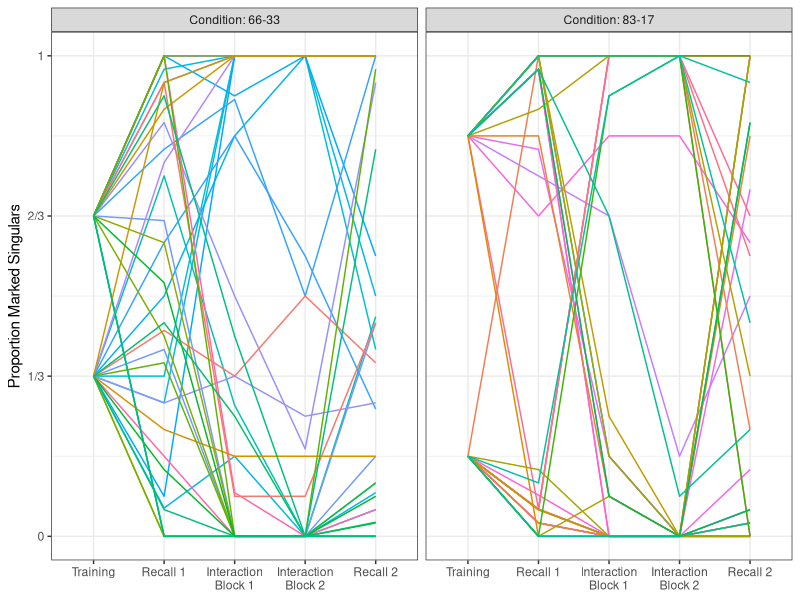
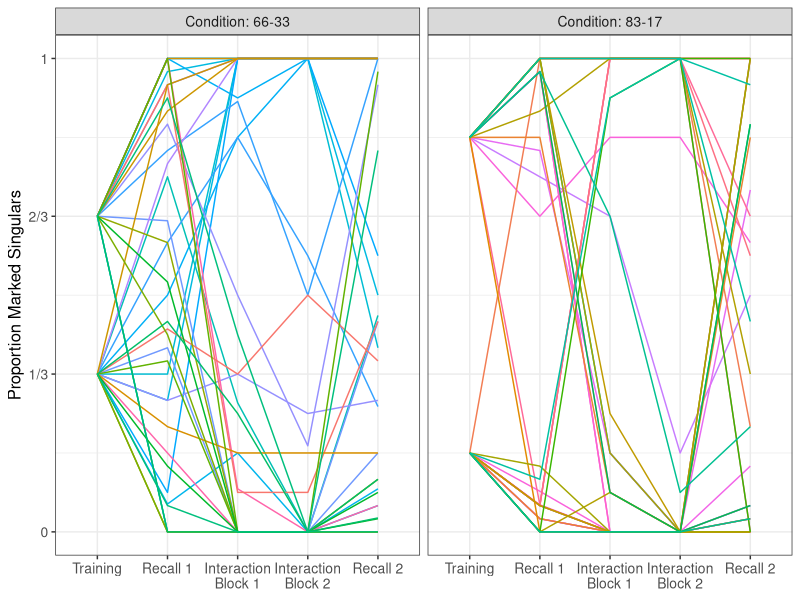

The R source for these figures, in order: (Note: this script raises an error after producing the figures.)
## ---- chunk 1
knitr::opts_chunk$set(echo = TRUE, warning=FALSE)

library(ggplot2)


data.directory = 'RawData/'

my.colours <- c("#EA7D00","#006DE9","#808080")

set.seed(67601)

## ---- chunk 2
exp1.data <- read.csv("ProcessedData/Experiment1Data.csv")

#put Block in desired order
exp1.data$Block <- factor(exp1.data$Block,
                               levels=c("Training",
                                        "Recall 1",
                                        "Interaction Block 1",
                                        "Interaction Block 2",
                                        "Recall 2"))

#Required to avoid overlapping text in some plots
exp1.data$BlockNewlines <- plyr::revalue(exp1.data$Block,
                                   c("Interaction Block 1"="Interaction\nBlock 1",
                                      "Interaction Block 2"="Interaction\nBlock 2"))


#I want Pair as a factor
#Note: pairs 60-102 collected at Edinburgh, 151-190 collected at Warwick
exp1.data$Pair <- as.factor(exp1.data$Pair)

plyr::ddply(exp1.data,~Condition,plyr::summarise,Current_N=length(unique(Pair)))

## ---- chunk 3
exp1.by.pair.scores <- aggregate(Score~Condition+Block+Pair,data=subset(exp1.data,Block %in% c("Interaction Block 1", "Interaction Block 2")),FUN=sum)

aggregate(Score~Condition,data=exp1.by.pair.scores,FUN=mean)

aggregate(Score~Block+Condition,data=exp1.by.pair.scores,FUN=mean)
## ---- chunk 4
#We only want to analyse singulars
exp1.data.singulars <- subset(exp1.data,Number==1)
exp1.data.by.block <- aggregate(data=exp1.data.singulars,
                                       Marked~Condition + Pair + Block + BlockNewlines + Participant + ParticipantID,
                                       FUN=mean)

exp1.data.by.block <- plyr::rename(exp1.data.by.block,c("Marked"="ProportionMarkedSingulars"))

exp1.data.by.block$Condition <- plyr::revalue(exp1.data.by.block$Condition,
                                                 c("66-33"="Condition: 66-33",
                                                   "83-17"="Condition: 83-17"))

## ---- chunk 5
#All data
ggplot(data=exp1.data.by.block, aes(x=BlockNewlines, y=ProportionMarkedSingulars, group=ParticipantID, colour=Pair,ymin=0,ymax=1)) +
  theme_bw() + 
  facet_wrap(~Condition, ncol=4) +
  geom_line() +
  ylab("Proportion Marked Singulars") + 
  theme(axis.title.x = element_blank()) +
  theme(legend.position="none") + 
  scale_y_continuous(breaks=seq(0,1,1/3),labels=c("0","1/3","2/3","1"))
## ---- chunk 6
#All data - plot for figure, output not included in markdown
ggplot(data=exp1.data.by.block, aes(x=BlockNewlines, y=ProportionMarkedSingulars, group=ParticipantID, colour=Pair,ymin=0,ymax=1)) +
  theme_bw() + 
  facet_wrap(~Condition, ncol=4) +
  geom_line() +
  ylab("Proportion Marked Singulars") + 
  theme(axis.title.x = element_blank()) +
  theme(axis.title.y  = element_text(size=12)) +
  theme(axis.text.y  = element_text(size=10)) +
  theme(axis.text.x  = element_text(size=10)) +
  theme(strip.text.x = element_text(size=10))+
  theme(legend.position="none") + 
  scale_y_continuous(breaks=seq(0,1,1/3),labels=c("0","1/3","2/3","1")) +
  ggsave(file="Plots/Exp1NumMarkingByParticipant.pdf",width=8, height=3)
## ---- chunk 7
#For faccetted by-pair plot, need to add a DummyPair column so that the facets work out nicely - this is a little clumsy, but simplest way to do this seems to be to split by condition and convert Pair factor to integers
exp1.data.by.block.6633 <- subset(exp1.data.by.block,Condition=='Condition: 66-33')

exp1.data.by.block.6633$DummyPair <- droplevels(exp1.data.by.block.6633$Pair)

#change levels to integers
levels(exp1.data.by.block.6633$DummyPair) <- 1:length(levels(exp1.data.by.block.6633$DummyPair))

#ditto for other condition
exp1.data.by.block.8317 <- subset(exp1.data.by.block,Condition=='Condition: 83-17')

exp1.data.by.block.8317$DummyPair <- droplevels(exp1.data.by.block.8317$Pair)

#change levels to integers
levels(exp1.data.by.block.8317$DummyPair) <- 1:length(levels(exp1.data.by.block.8317$DummyPair))

#and recombine
exp1.data.by.block.dummyp <- rbind(exp1.data.by.block.6633,exp1.data.by.block.8317)
## ---- chunk 8
#By-pair figure
ggplot(data=exp1.data.by.block.dummyp, aes(x=BlockNewlines, y=ProportionMarkedSingulars, group=ParticipantID, colour=Pair,ymin=0,ymax=1)) +
  theme_bw() + 
  facet_grid(DummyPair ~ Condition) +
  geom_line() +
  ylab("Proportion Marked Singulars") + 
  theme(legend.position="none") + 
  scale_y_continuous(breaks=seq(0,1,1/3),labels=c("0","1/3","2/3","1")) +
  theme(strip.text.y = element_blank()) + 
  theme(axis.title.x = element_blank()) 
## ---- chunk 9
#By-pair figure for paper
ggplot(data=exp1.data.by.block.dummyp, aes(x=BlockNewlines, y=ProportionMarkedSingulars, group=ParticipantID, colour=Pair,ymin=0,ymax=1)) +
  theme_bw() + 
  facet_grid(DummyPair ~ Condition) +
  geom_line() +
  ylab("Proportion Marked Singulars") + 
  theme(legend.position="none") + 
  scale_y_continuous(breaks=seq(0,1,1/3),labels=c("0","1/3","2/3","1")) +
  theme(strip.text.y = element_blank()) + 
  theme(axis.title.x = element_blank()) +
  ggsave(file="Plots/Exp1NumMarkingByPair.pdf",width=8, height=10)
## ---- chunk 10
#Means and CIs
ggplot(data=exp1.data.by.block, aes(x=Participant, y=ProportionMarkedSingulars, group=Participant, shape=Participant,fill=Participant)) +
  theme_bw() + 
  facet_grid(Condition~Block) +
  stat_summary(geom='bar', fun.y='mean', position='dodge',colour='black') +
  stat_summary(geom='errorbar',fun.data='mean_cl_boot',fun.ymin="min", fun.ymax="max",colour="black",width=0.1) +
  #stat_summary(geom='errorbar',colour="black",width=0.1) +
  stat_summary(geom='point', fun.y='mean', position='dodge',colour='black') +
  scale_fill_manual(values=c(my.colours[2],my.colours[1],my.colours[3])) +
  coord_cartesian(ylim=c(0,1)) +
  scale_y_continuous(breaks=seq(0,1,1/3),labels=c("0","1/3","2/3","1")) +
  ylab("Proportion Marked Singulars") + 
  theme(axis.title.x = element_blank()) +
  theme(legend.position="none") 
## ---- chunk 11
#Means and CIs - for paper

ggplot(data=exp1.data.by.block, aes(x=Participant, y=ProportionMarkedSingulars, group=Participant, shape=Participant,fill=Participant)) +
  theme_bw() + 
  facet_grid(Condition~Block) +
  stat_summary(geom='bar', fun.y='mean', position='dodge',colour='black') +
  stat_summary(geom='errorbar',fun.data='mean_cl_boot',fun.ymin="min", fun.ymax="max",colour="black",width=0.1) +
  stat_summary(geom='point', fun.y='mean', position='dodge',colour='black') +
  scale_fill_manual(values=c(my.colours[2],my.colours[1],my.colours[3])) +
  coord_cartesian(ylim=c(0,1)) +
  scale_y_continuous(breaks=seq(0,1,1/3),labels=c("0","1/3","2/3","1")) +
  ylab("Proportion Marked Singulars") + 
  theme(axis.title.x = element_blank()) +
  theme(axis.title.y  = element_text(size=13)) +
  theme(axis.text.y  = element_text(size=11)) +
  theme(axis.text.x  = element_text(size=11)) +
  theme(strip.text.x = element_text(size=11))+
  theme(strip.text.y = element_text(size=11))+
  theme(legend.position="none") + 
  ggsave(file="Plots/Exp1NumMarking.pdf",width=8, height=4)
## ---- chunk 12
systematic.users <- subset(exp1.data.by.block,Block=="Recall 1" & (ProportionMarkedSingulars==1 | ProportionMarkedSingulars==0))
plyr::ddply(systematic.users,~Condition,plyr::summarise,Current_N=length(unique(Pair)))
## ---- chunk 13
systematic.users <- subset(exp1.data.by.block,Block=="Interaction Block 2" & (ProportionMarkedSingulars==1 | ProportionMarkedSingulars==0))
plyr::ddply(systematic.users,~Condition,plyr::summarise,Current_N=length(unique(Pair)))
## ---- chunk 14
#In order to count convergence on systematic use/non-use, aggregating over participants in each pair
exp1.data.by.block.agg <- aggregate(ProportionMarkedSingulars~Condition+Pair+Block,data=exp1.data.by.block,FUN=mean)
systematic.user.pairs <- subset(exp1.data.by.block.agg,Block=="Interaction Block 2" & ProportionMarkedSingulars==1)
plyr::ddply(subset(systematic.user.pairs),~Condition,plyr::summarise,Current_N=length(unique(Pair)))


systematic.nonuser.pairs <- subset(exp1.data.by.block.agg,Block=="Interaction Block 2" & ProportionMarkedSingulars==0)
plyr::ddply(subset(systematic.nonuser.pairs),~Condition,plyr::summarise,Current_N=length(unique(Pair)))
## ---- chunk 15
#The most convenient way to calculate differences from block to block is to restructure the data to wide format.
#BlockNewlines causes irritation here, so selecting it out
exp1.change.data <- tidyr::spread(data=dplyr::select(exp1.data.by.block,-BlockNewlines),Block,ProportionMarkedSingulars)

exp1.change.data$ChangeTrainingRecall1 <- exp1.change.data$'Recall 1' - exp1.change.data$'Training'

exp1.change.data$ChangeRecall1Interaction2 <- exp1.change.data$'Interaction Block 2'-exp1.change.data$'Recall 1'

exp1.change.data$ChangeRecall1Recall2 <- exp1.change.data$'Recall 2'-exp1.change.data$'Recall 1'


#convert back to long format for plotting
exp1.change.data.for.plotting <- dplyr::select(exp1.change.data,-Training,-'Recall 1',-'Recall 2',-'Interaction Block 1',-'Interaction Block 2')

exp1.change.data.for.plotting <- tidyr::gather(exp1.change.data.for.plotting,
BlockToBlock,Change,ChangeTrainingRecall1,ChangeRecall1Interaction2,ChangeRecall1Recall2)

#Make column names more user-friendly
exp1.change.data.for.plotting$BlockToBlock <- plyr::revalue(exp1.change.data.for.plotting$BlockToBlock,
                                                   c("ChangeTrainingRecall1"="Training to Recall 1",
                                                     "ChangeRecall1Interaction2"="Recall 1 to Interaction Block 2",
                                                     "ChangeRecall1Recall2"="Recall 1 to Recall 2"))

#I often want to plot Both Ps as well as P1 and P2 - to do this, I am duplicating the data amnd labelling the duplicate as "Both Ps" in the Participant column
exp1.change.data.for.plotting.Pscombined <- exp1.change.data.for.plotting
exp1.change.data.for.plotting.Pscombined$Participant <- "Both Ps"
exp1.change.data.for.plotting.combined <- rbind(exp1.change.data.for.plotting,exp1.change.data.for.plotting.Pscombined)
#Reorder the levels so that the BothPs data is last
exp1.change.data.for.plotting.combined$Participant <- factor(exp1.change.data.for.plotting.combined$Participant,levels=c("P1","P2","Both Ps"))

#I also want to show the effect for the two conditions combined, since there is often no difference between conditions - again, I duplicate the dataframe and label the Condition column for the combined dataframe as "Both Conditions"
exp1.change.data.for.plotting.Cscombined <- exp1.change.data.for.plotting.combined
exp1.change.data.for.plotting.Cscombined$Condition <- "Both Conditions"
exp1.change.data.for.plotting.combined <- rbind(exp1.change.data.for.plotting.combined,exp1.change.data.for.plotting.Cscombined)
#Reorder the levels so that the Both Conditions data is first
exp1.change.data.for.plotting.combined$Condition <- relevel(exp1.change.data.for.plotting.combined$Condition,ref=c("Both Conditions"))

#Reorder the levels ot BlockToBlock so that they reflect experiment order
exp1.change.data.for.plotting.combined$BlockToBlock <- factor(exp1.change.data.for.plotting.combined$BlockToBlock,levels=c("Training to Recall 1","Recall 1 to Interaction Block 2","Recall 1 to Recall 2"))

## ---- chunk 16
ggplot(data=subset(exp1.change.data.for.plotting.combined,BlockToBlock=="Training to Recall 1"), aes(x=Participant, y=Change, fill=Participant)) +
  theme_bw() + 
  facet_grid(. ~ Condition) +
  geom_boxplot() +
  scale_fill_manual(values=c(my.colours[2],my.colours[1],my.colours[3])) +
  scale_y_continuous(limits = c(-1,1.1),breaks=seq(-1,1,1/3),labels=c("-1","-2/3","-1/3","0","+1/3","+2/3","+1")) +
  ylab("Change") + 
  theme(axis.title.x = element_blank()) +
  theme(legend.position="none") + 
  ggtitle("Training to Recall 1") 
## ---- chunk 17
wilcox.test(subset(exp1.change.data,Condition=="Condition: 66-33")$ChangeTrainingRecall1, 
            subset(exp1.change.data,Condition=="Condition: 83-17")$ChangeTrainingRecall1) 
## ---- chunk 18
wilcox.test(subset(exp1.change.data,Participant=="P1")$ChangeTrainingRecall1, 
            subset(exp1.change.data,Participant=="P2")$ChangeTrainingRecall1) 
## ---- chunk 19
wilcox.test(exp1.change.data$ChangeTrainingRecall1) 
## ---- chunk 20
wilcox.test(subset(exp1.change.data,Participant=="P1")$ChangeTrainingRecall1)
wilcox.test(subset(exp1.change.data,Participant=="P2")$ChangeTrainingRecall1)
## ---- chunk 21
wilcox.test(subset(exp1.change.data,Condition=="Condition: 66-33" & Participant=="P1")$ChangeTrainingRecall1, 
            subset(exp1.change.data,Condition=="Condition: 66-33" & Participant=="P2")$ChangeTrainingRecall1) 
wilcox.test(subset(exp1.change.data,Condition=="Condition: 83-17" & Participant=="P1")$ChangeTrainingRecall1, 
            subset(exp1.change.data,Condition=="Condition: 83-17" & Participant=="P2")$ChangeTrainingRecall1) 

## ---- chunk 22
wilcox.test(subset(exp1.change.data,Condition=="Condition: 66-33")$ChangeTrainingRecall1) 
wilcox.test(subset(exp1.change.data,Condition=="Condition: 83-17")$ChangeTrainingRecall1) 
## ---- chunk 23
wilcox.test(subset(exp1.change.data,Condition=="Condition: 66-33" & Participant=="P1")$ChangeTrainingRecall1)
wilcox.test(subset(exp1.change.data,Condition=="Condition: 66-33" & Participant=="P2")$ChangeTrainingRecall1)

wilcox.test(subset(exp1.change.data,Condition=="Condition: 83-17" & Participant=="P1")$ChangeTrainingRecall1)
wilcox.test(subset(exp1.change.data,Condition=="Condition: 83-17" & Participant=="P2")$ChangeTrainingRecall1)
## ---- chunk 24
ggplot(data=subset(exp1.change.data.for.plotting.combined,BlockToBlock=="Recall 1 to Interaction Block 2"), aes(x=Participant, y=Change, fill=Participant)) +
  theme_bw() + 
  facet_grid(.~Condition) +
  geom_boxplot() +
  scale_fill_manual(values=c(my.colours[2],my.colours[1],my.colours[3])) +
  scale_y_continuous(limits = c(-1,1.1),breaks=seq(-1,1,1/3),labels=c("-1","-2/3","-1/3","0","+1/3","+2/3","+1")) +
  ylab("Change") + 
  theme(axis.title.x = element_blank()) +
  theme(legend.position="none") + 
  ggtitle("Recall 1 To Interaction Block 2") 
## ---- chunk 25
wilcox.test(subset(exp1.change.data,Condition=="Condition: 66-33")$ChangeRecall1Interaction2, 
            subset(exp1.change.data,Condition=="Condition: 83-17")$ChangeRecall1Interaction2) 
## ---- chunk 26
wilcox.test(subset(exp1.change.data,Participant=="P1")$ChangeRecall1Interaction2, 
            subset(exp1.change.data,Participant=="P2")$ChangeRecall1Interaction2) 
## ---- chunk 27
wilcox.test(exp1.change.data$ChangeRecall1Interaction2) 
## ---- chunk 28
wilcox.test(subset(exp1.change.data,Participant=="P1")$ChangeRecall1Interaction2)
wilcox.test(subset(exp1.change.data,Participant=="P2")$ChangeRecall1Interaction2) 
## ---- chunk 29
wilcox.test(subset(exp1.change.data,Condition=="Condition: 66-33" & Participant=="P1")$ChangeRecall1Interaction2, 
            subset(exp1.change.data,Condition=="Condition: 66-33" & Participant=="P2")$ChangeRecall1Interaction2) 

wilcox.test(subset(exp1.change.data,Condition=="Condition: 83-17" & Participant=="P1")$ChangeRecall1Interaction2, 
            subset(exp1.change.data,Condition=="Condition: 83-17" & Participant=="P2")$ChangeRecall1Interaction2) 
## ---- chunk 30
wilcox.test(subset(exp1.change.data,Condition=="Condition: 66-33")$ChangeRecall1Interaction2)
wilcox.test(subset(exp1.change.data,Condition=="Condition: 83-17")$ChangeRecall1Interaction2)
## ---- chunk 31
wilcox.test(subset(exp1.change.data,Condition=="Condition: 66-33" & Participant=="P1")$ChangeRecall1Interaction2)
wilcox.test(subset(exp1.change.data,Condition=="Condition: 66-33" & Participant=="P2")$ChangeRecall1Interaction2) 

wilcox.test(subset(exp1.change.data,Condition=="Condition: 83-17" & Participant=="P1")$ChangeRecall1Interaction2)
wilcox.test(subset(exp1.change.data,Condition=="Condition: 83-17" & Participant=="P2")$ChangeRecall1Interaction2) 
## ---- chunk 32
ggplot(data=subset(exp1.change.data.for.plotting.combined,BlockToBlock=="Recall 1 to Recall 2"), aes(x=Participant, y=Change, fill=Participant)) +
  theme_bw() + 
  facet_grid(.~Condition) +
  geom_boxplot() +
  scale_fill_manual(values=c(my.colours[2],my.colours[1],my.colours[3])) +
  scale_y_continuous(limits = c(-1,1.1),breaks=seq(-1,1,1/3),labels=c("-1","-2/3","-1/3","0","+1/3","+2/3","+1")) +
  ylab("Change") + 
  theme(axis.title.x = element_blank()) +
  theme(legend.position="none") + 
  ggtitle("Recall 1 To Recall 2") 

## ---- chunk 33
wilcox.test(subset(exp1.change.data,Condition=="Condition: 66-33")$ChangeRecall1Recall2, 
            subset(exp1.change.data,Condition=="Condition: 83-17")$ChangeRecall1Recall2) 
## ---- chunk 34
wilcox.test(subset(exp1.change.data,Participant=="P1")$ChangeRecall1Recall2, 
            subset(exp1.change.data,Participant=="P2")$ChangeRecall1Recall2) 
## ---- chunk 35
wilcox.test(exp1.change.data$ChangeRecall1Recall2) 
## ---- chunk 36
wilcox.test(subset(exp1.change.data,Participant=='P1')$ChangeRecall1Recall2) 
wilcox.test(subset(exp1.change.data,Participant=='P2')$ChangeRecall1Recall2) 

## ---- chunk 37
wilcox.test(subset(exp1.change.data,Condition=="Condition: 66-33" & Participant=="P1")$ChangeRecall1Recall2, 
            subset(exp1.change.data,Condition=="Condition: 66-33" & Participant=="P2")$ChangeRecall1Recall2) 

wilcox.test(subset(exp1.change.data,Condition=="Condition: 83-17" & Participant=="P1")$ChangeRecall1Recall2, 
            subset(exp1.change.data,Condition=="Condition: 83-17" & Participant=="P2")$ChangeRecall1Recall2)
## ---- chunk 38
wilcox.test(subset(exp1.change.data,Condition=="Condition: 66-33" & Participant=="P1")$ChangeRecall1Recall2, 
            subset(exp1.change.data,Condition=="Condition: 66-33" & Participant=="P2")$ChangeRecall1Recall2) 

wilcox.test(subset(exp1.change.data,Condition=="Condition: 83-17" & Participant=="P1")$ChangeRecall1Recall2, 
            subset(exp1.change.data,Condition=="Condition: 83-17" & Participant=="P2")$ChangeRecall1Recall2) 
## ---- chunk 39
wilcox.test(subset(exp1.change.data,Condition=="Condition: 66-33")$ChangeRecall1Recall2) 
wilcox.test(subset(exp1.change.data,Condition=="Condition: 83-17")$ChangeRecall1Recall2) 
## ---- chunk 40
wilcox.test(subset(exp1.change.data,Condition=="Condition: 66-33" & Participant=='P1')$ChangeRecall1Recall2) 
wilcox.test(subset(exp1.change.data,Condition=="Condition: 66-33" & Participant=='P2')$ChangeRecall1Recall2) 

wilcox.test(subset(exp1.change.data,Condition=="Condition: 83-17" & Participant=='P1')$ChangeRecall1Recall2) 
wilcox.test(subset(exp1.change.data,Condition=="Condition: 83-17" & Participant=='P2')$ChangeRecall1Recall2) 
## ---- chunk 41
ggplot(data=subset(exp1.change.data.for.plotting.combined,BlockToBlock%in% c("Training to Recall 1","Recall 1 to Interaction Block 2","Recall 1 to Recall 2")), aes(x=Participant, y=Change, fill=Participant)) +
  theme_bw() + 
  facet_grid(BlockToBlock~Condition) +
  geom_boxplot() +
  scale_fill_manual(values=c(my.colours[2],my.colours[1],my.colours[3])) +
  scale_y_continuous(limits = c(-1,1.1),breaks=seq(-1,1,1/3),labels=c("-1","-2/3","-1/3","0","+1/3","+2/3","+1")) +
  ylab("Change") + 
  theme(axis.title.x = element_blank()) +
  theme(legend.position="none")
## ---- chunk 42
#for paper - includes annotations for statistical significance.

#Because of the way ggplot handles annotations on multi-facet plots, need to specify the annotations and lines in dataframes of their own!

###differences between conditions/participants (plotted with horizontal lines)
##annotations for significance - Training to Recall 1
#both conditions combined
condition.annotations.1 <- data.frame(BlockToBlock="Training to Recall 1",
                                      Condition="Both Conditions",
                                      Participant=NA,
                                      x=1.5, #positions for stars
                                      y=1.09, 
                                      note="**"
                                      )
#66-33 - no difference between participants
# condition.annotations.2 <- data.frame(BlockToBlock="Training to Recall 1",
#                                       Condition="Condition: 66-33",
#                                       Participant=NA,
#                                       x=1.5, #positions for stars
#                                       y=1.09, 
#                                       note="n.s"
#                                       )

#83-17 
condition.annotations.3 <- data.frame(BlockToBlock="Training to Recall 1",
                                      Condition="Condition: 83-17",
                                      Participant=NA,
                                      x=1.5, #positions for stars
                                      y=1.09, 
                                      note="**"
                                      )

##annotations for significance - Recall 1 to Interaction 2
#both conditions combined
condition.annotations.4 <- data.frame(BlockToBlock="Recall 1 to Interaction Block 2",
                                      Condition="Both Conditions",
                                      Participant=NA,
                                      x=1.5, #positions for stars
                                      y=1.1, 
                                      note="**"
                                      )

#66-33
condition.annotations.5 <- data.frame(BlockToBlock="Recall 1 to Interaction Block 2",
                                      Condition="Condition: 66-33",
                                      Participant=NA,
                                      x=1.5, #positions for stars
                                      y=1.1, 
                                      note="p=.082"
                                      )

#83-17
condition.annotations.6 <- data.frame(BlockToBlock="Recall 1 to Interaction Block 2",
                                      Condition="Condition: 83-17",
                                      Participant=NA,
                                      x=1.5, #positions for stars
                                      y=1.1, 
                                      note="p=.057"
                                      )



#annotations for significance - Recall 1 to Recall 2
#both conditions combined
condition.annotations.7 <- data.frame(BlockToBlock="Recall 1 to Recall 2",
                                      Condition="Both Conditions",
                                      Participant=NA,
                                      x=1.5, #positions for stars
                                      y=1.1, 
                                      note="p=.064"
                                      )

#66-33 - no difference
# condition.annotations.8 <- data.frame(BlockToBlock="Recall 1 to Recall 2",
#                                       Condition="Condition: 66-33",
#                                       Participant=NA,
#                                       x=1.5, #positions for stars
#                                       y=1.1, 
#                                       note="n.s"
#                                       )

#83-17
condition.annotations.9 <- data.frame(BlockToBlock="Recall 1 to Recall 2",
                                      Condition="Condition: 83-17",
                                      Participant=NA,
                                      x=1.5, #positions for stars
                                      y=1.1, 
                                      note="*"
                                      )



condition.annotations <- rbind(condition.annotations.1,
                               #condition.annotations.2,
                               condition.annotations.3,
                               condition.annotations.4,
                               condition.annotations.5,
                               condition.annotations.6,
                               condition.annotations.7,
                               #condition.annotations.8,
                               condition.annotations.9
                               )

#positions for lines
                                      
condition.annotations.lines.1a <- data.frame(BlockToBlock="Training to Recall 1",
                                      Condition="Both Conditions",
                                      Participant=NA,
                                      x=1, y=1.1, xend=1.3, yend=1.1)
condition.annotations.lines.1b <- data.frame(BlockToBlock="Training to Recall 1",
                                      Condition="Both Conditions",
                                      Participant=NA,
                                      x=1.7, y=1.1, xend=2, yend=1.1)

condition.annotations.lines.3a <- data.frame(BlockToBlock="Training to Recall 1",
                                      Condition="Condition: 83-17",
                                      Participant=NA,
                                      x=1, y=1.1, xend=1.3, yend=1.1)
condition.annotations.lines.3b <- data.frame(BlockToBlock="Training to Recall 1",
                                      Condition="Condition: 83-17",
                                      Participant=NA,
                                      x=1.7, y=1.1, xend=2, yend=1.1)


condition.annotations.lines.4a <- data.frame(BlockToBlock="Recall 1 to Interaction Block 2",
                                      Condition="Both Conditions",
                                      Participant=NA,
                                      x=1, y=1.1, xend=1.3, yend=1.1)
condition.annotations.lines.4b <- data.frame(BlockToBlock="Recall 1 to Interaction Block 2",
                                      Condition="Both Conditions",
                                      Participant=NA,
                                      x=1.7, y=1.1, xend=2, yend=1.1)

condition.annotations.lines.5a <- data.frame(BlockToBlock="Recall 1 to Interaction Block 2",
                                      Condition="Condition: 66-33",
                                      Participant=NA,
                                      x=0.9, y=1.1, xend=1, yend=1.1)
condition.annotations.lines.5b <- data.frame(BlockToBlock="Recall 1 to Interaction Block 2",
                                      Condition="Condition: 66-33",
                                      Participant=NA,
                                      x=2, y=1.1, xend=2.1, yend=1.1)

condition.annotations.lines.6a <- data.frame(BlockToBlock="Recall 1 to Interaction Block 2",
                                      Condition="Condition: 83-17",
                                      Participant=NA,
                                      x=0.9, y=1.1, xend=1, yend=1.1)
condition.annotations.lines.6b <- data.frame(BlockToBlock="Recall 1 to Interaction Block 2",
                                      Condition="Condition: 83-17",
                                      Participant=NA,
                                      x=2, y=1.1, xend=2.1, yend=1.1)


condition.annotations.lines.7a <- data.frame(BlockToBlock="Recall 1 to Recall 2",
                                      Condition="Both Conditions",
                                      Participant=NA,
                                      x=0.9, y=1.1, xend=1, yend=1.1)
condition.annotations.lines.7b <- data.frame(BlockToBlock="Recall 1 to Recall 2",
                                      Condition="Both Conditions",
                                      Participant=NA,
                                      x=2, y=1.1, xend=2.1, yend=1.1)

condition.annotations.lines.9a <- data.frame(BlockToBlock="Recall 1 to Recall 2",
                                      Condition="Condition: 83-17",
                                      Participant=NA,
                                      x=1, y=1.1, xend=1.4, yend=1.1)
condition.annotations.lines.9b <- data.frame(BlockToBlock="Recall 1 to Recall 2",
                                      Condition="Condition: 83-17",
                                      Participant=NA,
                                      x=1.6, y=1.1, xend=2, yend=1.1)



condition.annotations.lines <- rbind(condition.annotations.lines.1a,condition.annotations.lines.1b,
                                     #condition.annotations.lines.2a,condition.annotations.lines.2b,
                                     condition.annotations.lines.3a,condition.annotations.lines.3b,
                                     condition.annotations.lines.4a,condition.annotations.lines.4b,
                                     condition.annotations.lines.5a,condition.annotations.lines.5b,
                                     condition.annotations.lines.6a,condition.annotations.lines.6b,
                                     condition.annotations.lines.7a,condition.annotations.lines.7b,
                                     #condition.annotations.lines.8a,condition.annotations.lines.8b,
                                     condition.annotations.lines.9a,condition.annotations.lines.9b
                                     )


###differences from 0 (no lines)
##annotations for significance - Training to Recall 1
#both conditions combined
baseline.annotations.1 <- data.frame(BlockToBlock="Training to Recall 1",
                                      Condition="Both Conditions",
                                      Participant="P1",
                                     x=1,y=3/6,note="p=.051") #add note about n.s.difference from 0
baseline.annotations.2 <- data.frame(BlockToBlock="Training to Recall 1",
                                      Condition="Both Conditions",
                                      Participant="P2",
                                     x=2,y=-2.4/6,note="*")  #add note about n.s.difference from 0
baseline.annotations.3 <- data.frame(BlockToBlock="Training to Recall 1",
                                      Condition="Both Conditions",
                                      Participant="Both Ps",
                                     x=3,y=-2.4/6,note="n.s.") 
#66-33
baseline.annotations.4 <- data.frame(BlockToBlock="Training to Recall 1",
                                      Condition="Condition: 66-33",
                                      Participant="P1",
                                     x=1,y=3/6,note="n.s.") 
baseline.annotations.5 <- data.frame(BlockToBlock="Training to Recall 1",
                                      Condition="Condition: 66-33",
                                      Participant="P2",
                                     x=2,y=-2.4/6,note="n.s.")  
baseline.annotations.6 <- data.frame(BlockToBlock="Training to Recall 1",
                                      Condition="Condition: 66-33",
                                      Participant="Both Ps",
                                     x=3,y=-2.4/6,note="n.s.") 

#83-17 
baseline.annotations.7 <- data.frame(BlockToBlock="Training to Recall 1",
                                      Condition="Condition: 83-17",
                                      Participant="P1",
                                     x=1,y=3/6,note="n.s.") 
baseline.annotations.8 <- data.frame(BlockToBlock="Training to Recall 1",
                                      Condition="Condition: 83-17",
                                      Participant="P2",
                                     x=2,y=0.5/6,note="**")  
baseline.annotations.9 <- data.frame(BlockToBlock="Training to Recall 1",
                                      Condition="Condition: 83-17",
                                      Participant="Both Ps",
                                     x=3,y=-2.4/6,note="n.s.") 


##annotations for significance - Recall 1 to Interaction 2
#both conditions combined
baseline.annotations.10 <- data.frame(BlockToBlock="Recall 1 to Interaction Block 2",
                                      Condition="Both Conditions",
                                      Participant="P1",
                                     x=0.8,y=1/6,note="***") #add note about n.s.difference from 0
baseline.annotations.11 <- data.frame(BlockToBlock="Recall 1 to Interaction Block 2",
                                      Condition="Both Conditions",
                                      Participant="P2",
                                     x=1.8,y=1/6,note="n.s.")  #add note about n.s.difference from 0
baseline.annotations.12 <- data.frame(BlockToBlock="Recall 1 to Interaction Block 2",
                                      Condition="Both Conditions",
                                      Participant="Both Ps",
                                     x=2.8,y=1/6,note="**") #add note about n.s.difference from 0

#66-33
baseline.annotations.13 <- data.frame(BlockToBlock="Recall 1 to Interaction Block 2",
                                      Condition="Condition: 66-33",
                                      Participant="P1",
                                     x=1,y=1/6,note="**") 
baseline.annotations.14 <- data.frame(BlockToBlock="Recall 1 to Interaction Block 2",
                                      Condition="Condition: 66-33",
                                      Participant="P2",
                                     x=1.8,y=1/6,note="n.s.")  
baseline.annotations.15 <- data.frame(BlockToBlock="Recall 1 to Interaction Block 2",
                                      Condition="Condition: 66-33",
                                      Participant="Both Ps",
                                     x=2.8,y=1/6,note="*") #add note about n.s.difference from 0

#83-17
baseline.annotations.16 <- data.frame(BlockToBlock="Recall 1 to Interaction Block 2",
                                      Condition="Condition: 83-17",
                                      Participant="P1",
                                     x=0.8,y=1/6,note="**") 
baseline.annotations.17 <- data.frame(BlockToBlock="Recall 1 to Interaction Block 2",
                                      Condition="Condition: 83-17",
                                      Participant="P2",
                                     x=1.8,y=1/6,note="n.s.")  #add note about n.s.difference from 0
baseline.annotations.18 <- data.frame(BlockToBlock="Recall 1 to Interaction Block 2",
                                      Condition="Condition: 83-17",
                                      Participant="Both Ps",
                                     x=2.8,y=1/6,note="#") #add note about n.s.difference from 0

##annotations for significance - Recall 1 to Recall 2
#both conditions combined
baseline.annotations.19 <- data.frame(BlockToBlock="Recall 1 to Recall 2",
                                      Condition="Both Conditions",
                                      Participant="P1",
                                     x=0.8,y=0.5/6,note="**") #add note about n.s.difference from 0
baseline.annotations.20 <- data.frame(BlockToBlock="Recall 1 to Recall 2",
                                      Condition="Both Conditions",
                                      Participant="P2",
                                     x=2,y=5/6,note="n.s.")  #add note about n.s.difference from 0
baseline.annotations.21 <- data.frame(BlockToBlock="Recall 1 to Recall 2",
                                      Condition="Both Conditions",
                                      Participant="Both Ps",
                                     x=2.8,y=0.5/6,note="**") #add note about n.s.difference from 0

#66-33
baseline.annotations.22 <- data.frame(BlockToBlock="Recall 1 to Recall 2",
                                      Condition="Condition: 66-33",
                                      Participant="P1",
                                     x=1,y=5/6,note="n.s.") #add note about n.s.difference from 0
baseline.annotations.23 <- data.frame(BlockToBlock="Recall 1 to Recall 2",
                                      Condition="Condition: 66-33",
                                      Participant="P2",
                                     x=2,y=5/6,note="n.s.")  #add note about n.s.difference from 0
baseline.annotations.24 <- data.frame(BlockToBlock="Recall 1 to Recall 2",
                                      Condition="Condition: 66-33",
                                      Participant="Both Ps",
                                     x=3,y=5/6,note="n.s.") #add note about n.s.difference from 0

#83-17
baseline.annotations.25 <- data.frame(BlockToBlock="Recall 1 to Recall 2",
                                      Condition="Condition: 83-17",
                                      Participant="P1",
                                     x=1,y=0.5/6,note="**") 
baseline.annotations.26 <- data.frame(BlockToBlock="Recall 1 to Recall 2",
                                      Condition="Condition: 83-17",
                                      Participant="P2",
                                     x=2,y=5/6,note="n.s.")  
baseline.annotations.27 <- data.frame(BlockToBlock="Recall 1 to Recall 2",
                                      Condition="Condition: 83-17",
                                      Participant="Both Ps",
                                     x=2.8,y=0.5/6,note="*") 


  

baseline.annotations <- rbind(baseline.annotations.1,baseline.annotations.2,baseline.annotations.3,
                              baseline.annotations.4,baseline.annotations.5,baseline.annotations.6,
                              baseline.annotations.7,baseline.annotations.8,baseline.annotations.9,
                              baseline.annotations.10,baseline.annotations.11,baseline.annotations.12,
                              baseline.annotations.13,baseline.annotations.14,baseline.annotations.15,
                              baseline.annotations.16,baseline.annotations.17,baseline.annotations.18,
                              baseline.annotations.19,baseline.annotations.20,baseline.annotations.21,
                              baseline.annotations.22,baseline.annotations.23,baseline.annotations.24,
                              baseline.annotations.25,baseline.annotations.26,baseline.annotations.27)
#removing annotation of n.s. differences from 0, since there are a lot of these and they clutter the plot
baseline.annotations <- subset(baseline.annotations,note!="n.s.")




ggplot(data=subset(exp1.change.data.for.plotting.combined,BlockToBlock%in% c("Training to Recall 1","Recall 1 to Interaction Block 2","Recall 1 to Recall 2")), aes(x=Participant, y=Change, fill=Participant)) +
  theme_bw() + 
  facet_grid(BlockToBlock~Condition) +
  geom_boxplot() +
  scale_fill_manual(values=c(my.colours[3],my.colours[2],my.colours[1])) +
  scale_y_continuous(limits = c(-1,1.1),breaks=seq(-1,1,1/3),labels=c("-1","-2/3","-1/3","0","+1/3","+2/3","+1")) +
  ylab("Change") + 
  theme(axis.title.x = element_blank()) +
  theme(legend.position="none") + 
  
  geom_text(data=condition.annotations,aes(x=x,y=y,label=note)) +
  geom_segment(data=condition.annotations.lines,aes(x=x,y=y,xend=xend,yend=yend)) +
  geom_text(data=baseline.annotations,aes(x=x,y=y,label=note)) +
  
  ggsave(file="Plots/Exp1AllChanges.pdf",width=6, height=8)


## ---- chunk 43
# The easiest way to do this is to build a wide-format table by subsetting based on P then merging

p1 <- dplyr::select(subset(exp1.data.by.block,Participant=="P1"),-Participant,-ParticipantID)
p2 <- dplyr::select(subset(exp1.data.by.block,Participant=="P2"),-Participant,-ParticipantID)
exp1.diffs <- merge(p1,p2,by=c('Condition','Pair','Block','BlockNewlines'))

#calculate absolute diffs
exp1.diffs$Difference <- abs(exp1.diffs$ProportionMarkedSingulars.x-exp1.diffs$ProportionMarkedSingulars.y)

#remove unnecessary columns, reorder Block again
exp1.diffs <- dplyr::select(exp1.diffs,-ProportionMarkedSingulars.x,-ProportionMarkedSingulars.y)
## ---- chunk 44
ggplot(data=exp1.diffs, aes(x=BlockNewlines, y=Difference, fill=Condition,ymin=0,ymax=1)) +
  theme_bw() + 
  geom_boxplot() +
  facet_grid(Condition~.) +
  scale_fill_manual(values=c(my.colours[2],my.colours[1],my.colours[3])) +
  scale_y_continuous(breaks=seq(0,1,1/3),labels=c("0","1/3","2/3","1")) +
  ylab("Within-Pair Difference") + 
  theme(axis.title.x = element_blank()) +
  theme(legend.position="none") 
## ---- chunk 45
#Plot for paper
ggplot(data=exp1.diffs, aes(x=BlockNewlines, y=Difference, fill=Condition,ymin=0,ymax=1)) +
  theme_bw() + 
  geom_boxplot() +
  facet_grid(Condition~.) +
  scale_fill_manual(values=c(my.colours[2],my.colours[1],my.colours[3])) +
  scale_y_continuous(breaks=seq(0,1,1/3),labels=c("0","1/3","2/3","1")) +
  ylab("Within-Pair Difference") + 
  theme(axis.title.x = element_blank()) +
  theme(legend.position="none") +  
  ggsave(file="Plots/Exp1DiffPlot.pdf",width=5, height=3)
## ---- chunk 46
#The most convenient way to calculate differences from block to block is to restructure the data to wide format.
exp1.diffs.change.data <- tidyr::spread(data=dplyr::select(exp1.diffs,-BlockNewlines),Block,Difference)

exp1.diffs.change.data$ChangeTrainingRecall1 <- exp1.diffs.change.data$'Recall 1' - exp1.diffs.change.data$'Training'

exp1.diffs.change.data$ChangeRecall1Interaction2 <- exp1.diffs.change.data$'Interaction Block 2'-exp1.diffs.change.data$'Recall 1'

exp1.diffs.change.data$ChangeRecall1Recall2 <- exp1.diffs.change.data$'Recall 2'-exp1.diffs.change.data$'Recall 1'


#convert back to long format for plotting
exp1.diffs.change.data.for.plotting <- dplyr::select(exp1.diffs.change.data,-Training,-'Recall 1',-'Recall 2',-'Interaction Block 1',-'Interaction Block 2')

exp1.diffs.change.data.for.plotting <- tidyr::gather(exp1.diffs.change.data.for.plotting,
BlockToBlock,DifferenceChange,ChangeTrainingRecall1,ChangeRecall1Interaction2,ChangeRecall1Recall2)

#Make column names more user-friendly
exp1.diffs.change.data.for.plotting$BlockToBlock <- plyr::revalue(exp1.diffs.change.data.for.plotting$BlockToBlock,
                                                   c("ChangeTrainingRecall1"="Training to Recall 1",
                                                     "ChangeRecall1Interaction2"="Recall 1 to Interaction Block 2",
                                                     "ChangeRecall1Recall2"="Recall 1 to Recall 2"))

#Now duplicate data and add in "Both Conditions" version, with all the data from both conditions, not seperated by Participant
exp1.diffs.change.data.for.plotting.Cscombined <- exp1.diffs.change.data.for.plotting
exp1.diffs.change.data.for.plotting.Cscombined$Condition <- "Both\nConditions"
exp1.diffs.change.data.for.plotting.combined <- rbind(exp1.diffs.change.data.for.plotting,exp1.diffs.change.data.for.plotting.Cscombined)

#reorder levels
#exp1.diffs.change.data.for.plotting.combined$Condition <- relevel(exp1.diffs.change.data.for.plotting.combined$Condition,ref="Both\nConditions")
## ---- chunk 47

ggplot(data=subset(exp1.diffs.change.data.for.plotting.combined,BlockToBlock=="Recall 1 to Interaction Block 2"), aes(x=Condition, y=DifferenceChange, fill=Condition)) +
  theme_bw() + 
  geom_boxplot() +
  expand_limits(y=1) +
  scale_fill_manual(values=c(my.colours[2],my.colours[1],my.colours[3])) +
  scale_y_continuous(breaks=seq(-1,1,1/3),labels=c("-1","-2/3","-1/3","0","+1/3","+2/3","+1")) +
  ylab("Change In Within-Pair Difference") + 
  theme(axis.title.x = element_blank()) +
  theme(legend.position="none") + 
  ggtitle("Recall 1 to Interaction Block 2") 
## ---- chunk 48
wilcox.test(subset(exp1.diffs.change.data,Condition=="Condition: 66-33")$ChangeRecall1Interaction2, 
            subset(exp1.diffs.change.data,Condition=="Condition: 83-17")$ChangeRecall1Interaction2) 
## ---- chunk 49
wilcox.test(exp1.diffs.change.data$ChangeRecall1Interaction2) 
## ---- chunk 50
wilcox.test(subset(exp1.diffs.change.data,Condition=="Condition: 66-33")$ChangeRecall1Interaction2)
wilcox.test(subset(exp1.diffs.change.data,Condition=="Condition: 83-17")$ChangeRecall1Interaction2) 
## ---- chunk 51

ggplot(data=subset(exp1.diffs.change.data.for.plotting.combined,BlockToBlock=="Recall 1 to Recall 2"), aes(x=Condition, y=DifferenceChange, fill=Condition)) +
  theme_bw() + 
  geom_boxplot() +
  expand_limits(y=1) +
  scale_fill_manual(values=c(my.colours[2],my.colours[1],my.colours[3])) +
  scale_y_continuous(breaks=seq(-1,1,1/3),labels=c("-1","-2/3","-1/3","0","+1/3","+2/3","+1")) +
  ylab("Change In Within-Pair Difference") + 
  theme(axis.title.x = element_blank()) +
  #theme(strip.text.y = element_blank()) + 
  theme(legend.position="none",plot.title = element_text(size=12,hjust=0.5)) + 
  ggtitle("Recall 1 to Recall 2")
## ---- chunk 52
wilcox.test(subset(exp1.diffs.change.data,Condition=="Condition: 66-33")$ChangeRecall1Recall2, 
            subset(exp1.diffs.change.data,Condition=="Condition: 83-17")$ChangeRecall1Recall2) 
## ---- chunk 53
wilcox.test(exp1.diffs.change.data$ChangeRecall1Recall2) 
## ---- chunk 54
wilcox.test(subset(exp1.diffs.change.data,Condition=="Condition: 66-33")$ChangeRecall1Recall2) 
wilcox.test(subset(exp1.diffs.change.data,Condition=="Condition: 83-17")$ChangeRecall1Recall2) 
## ---- chunk 55
#For this plot I need to use the shortened condition names to avoid problems with font size or the x-axis.
exp1.diffs.change.data.for.plotting.combined$ShortCondition <- plyr::revalue(exp1.diffs.change.data.for.plotting.combined$Condition,
                                                                       c("Condition: 66-33"="66-33",
                                                                         "Condition: 83-17"="83-17"))
ggplot(data=subset(exp1.diffs.change.data.for.plotting.combined,BlockToBlock %in% c("Recall 1 to Interaction Block 2","Recall 1 to Recall 2")), aes(x=ShortCondition, y=DifferenceChange, fill=ShortCondition)) +
  theme_bw() + 
  facet_grid(.~BlockToBlock) +
  geom_boxplot() +
  expand_limits(y=1) +
  scale_fill_manual(values=c(my.colours[2],my.colours[1],my.colours[3])) +
  scale_y_continuous(breaks=seq(-1,1,1/3),labels=c("-1","-2/3","-1/3","0","+1/3","+2/3","+1")) +
  ylab("Change In Within-Pair Difference") + 
  theme(axis.title.x = element_blank()) +
  #theme(strip.text.y = element_blank()) + 
  theme(legend.position="none",plot.title = element_text(size=12,hjust=0.5))
## ---- chunk 56
#And the same plot with annotations for the paper

#As above, because the plot is facetted, need to create dataframes with various annotations then add

###differences between conditions (plotted with horizontal lines)
##annotations for significance - Recall 1 to interaction
condition.annotations.1 <- data.frame(BlockToBlock="Recall 1 to Interaction Block 2",
                                      ShortCondition=NA,
                                      x=1.5, #positions for stars
                                      y=1.09, 
                                      note="p=.079"
                                      )

##annotations for significance - Recall 1 to recall 2 - this is n.s.
# condition.annotations.2 <- data.frame(BlockToBlock="Recall 1 to Recall 2",
#                                       ShortCondition=NA,
#                                       x=1.5, #positions for stars
#                                       y=1.09, 
#                                       note="n.s."
#                                       )




condition.annotations <- rbind(condition.annotations.1
                               #condition.annotations.2,
                               )

#positions for lines
                                      
condition.annotations.lines.1a <- data.frame(BlockToBlock="Recall 1 to Interaction Block 2",
                                      ShortCondition=NA,
                                      x=1, y=1.1, xend=1.1, yend=1.1)
condition.annotations.lines.1b <- data.frame(BlockToBlock="Recall 1 to Interaction Block 2",
                                      ShortCondition=NA,
                                      x=1.9, y=1.1, xend=2, yend=1.1)

condition.annotations.lines <- rbind(condition.annotations.lines.1a,condition.annotations.lines.1b
                                     )


###differences from 0 (no lines)
##annotations for significance - Recall 1 to Interaction 2
#66-33
baseline.annotations.1 <- data.frame(BlockToBlock="Recall 1 to Interaction Block 2",
                                      ShortCondition="66-33",
                                     x=1,y=2/6,note="***") 

#83-17
baseline.annotations.2 <- data.frame(BlockToBlock="Recall 1 to Interaction Block 2",
                                      ShortCondition="83-17",
                                     x=2,y=2/6,note="***") 

#both conditions combined
baseline.annotations.3 <- data.frame(BlockToBlock="Recall 1 to Interaction Block 2",
                                      ShortCondition="Both\nConditions",
                                     x=3,y=2/6,note="***") 

##annotations for significance - Recall 1 to Recall 2
#66-33
baseline.annotations.4 <- data.frame(BlockToBlock="Recall 1 to Recall 2",
                                      ShortCondition="66-33",
                                     x=0.8,y=1/6,note="*") 

#83-17
baseline.annotations.5 <- data.frame(BlockToBlock="Recall 1 to Recall 2",
                                      ShortCondition="83-17",
                                     x=1.8,y=1/6,note="n.s.") 

#both conditions combined
baseline.annotations.6 <- data.frame(BlockToBlock="Recall 1 to Recall 2",
                                      ShortCondition="Both\nConditions",
                                     x=2.8,y=1/6,note="**") 



baseline.annotations <- rbind(baseline.annotations.1,baseline.annotations.2,baseline.annotations.3,
                              baseline.annotations.4,baseline.annotations.5,baseline.annotations.6)
#removing annotation of n.s. differences from 0, since there are a lot of these and they clutter the plot
baseline.annotations <- subset(baseline.annotations,note!="n.s.")


ggplot(data=subset(exp1.diffs.change.data.for.plotting.combined,BlockToBlock %in% c("Recall 1 to Interaction Block 2","Recall 1 to Recall 2")), aes(x=ShortCondition, y=DifferenceChange, fill=ShortCondition)) +
  theme_bw() + 
  facet_grid(.~BlockToBlock) +
  geom_boxplot() +
  expand_limits(y=1) +
  scale_fill_manual(values=c(my.colours[2],my.colours[1],my.colours[3])) +
  scale_y_continuous(breaks=seq(-1,1,1/3),labels=c("-1","-2/3","-1/3","0","+1/3","+2/3","+1")) +
  ylab("Change In Within-Pair Difference") + 
  theme(axis.title.x = element_blank()) +
  theme(legend.position="none") +
  
  geom_text(data=condition.annotations,aes(x=x,y=y,label=note)) +
  geom_segment(data=condition.annotations.lines,aes(x=x,y=y,xend=xend,yend=yend)) +
  geom_text(data=baseline.annotations,aes(x=x,y=y,label=note)) +
  ggsave(file="Plots/Exp1DiffChangeAll.pdf",width=5, height=3)
## ---- chunk 57
veridical.mean.wpd <- mean(subset(exp1.diffs,Block=="Interaction Block 2")$Difference)

#make a copy of the data to work with - we only need interaction block 2 data
exp1.data.by.block.pseudo <- dplyr::select(subset(exp1.data.by.block,Block=="Interaction Block 2"),-Block,-BlockNewlines)

#helper function to re-assign participants to pseudo-pairs - slightly laoborious
#in order to avoid mixing across conditions etc
reassign.pairs <- function(in.data) {
  #subset data by block and participant
  p1.6633 <- dplyr::select(subset(in.data,Participant=="P1" & Condition=="Condition: 66-33"),-Participant,-ParticipantID)
  p2.6633 <- dplyr::select(subset(in.data,Participant=="P2" & Condition=="Condition: 66-33"),-Participant,-ParticipantID)
  p1.8317 <- dplyr::select(subset(in.data,Participant=="P1" & Condition=="Condition: 83-17"),-Participant,-ParticipantID)
  p2.8317 <- dplyr::select(subset(in.data,Participant=="P2" & Condition=="Condition: 83-17"),-Participant,-ParticipantID)

  #randomise pair assignments
  p1.6633$Pair <- sample(p1.6633$Pair)
  p2.6633$Pair <- sample(p2.6633$Pair)
  p1.8317$Pair <- sample(p1.8317$Pair)
  p2.8317$Pair <- sample(p2.8317$Pair)

  diffs.pseudo.6633 <- merge(p1.6633,p2.6633,by=c('Condition','Pair'))
  diffs.pseudo.8317 <- merge(p1.8317,p2.8317,by=c('Condition','Pair'))
  diffs.pseudo <- rbind(diffs.pseudo.6633,diffs.pseudo.8317)
  
  #calculate absolute diffs
  diffs.pseudo$Difference <-
    abs(diffs.pseudo$ProportionMarkedSingulars.x-diffs.pseudo$ProportionMarkedSingulars.y)

  #remove unnecessary columns, reorder Block again
  diffs.pseudo <- dplyr::select(diffs.pseudo,-ProportionMarkedSingulars.x,-ProportionMarkedSingulars.y)
  
  #calculate and return mean
  mean(diffs.pseudo$Difference)
}

sampled.diffs <- replicate(1000,reassign.pairs(exp1.data.by.block.pseudo))

#report the veridfical within-pair difference
veridical.mean.wpd

#report the mean of the sampled diffs
mean(sampled.diffs)

#this is the number of cases where we see the same or smaller within-pair difference
sum(sampled.diffs <= veridical.mean.wpd)

#this is the proportion of cases where we see the same or smaller within-pair difference
sum(sampled.diffs <= veridical.mean.wpd)/length(sampled.diffs)
